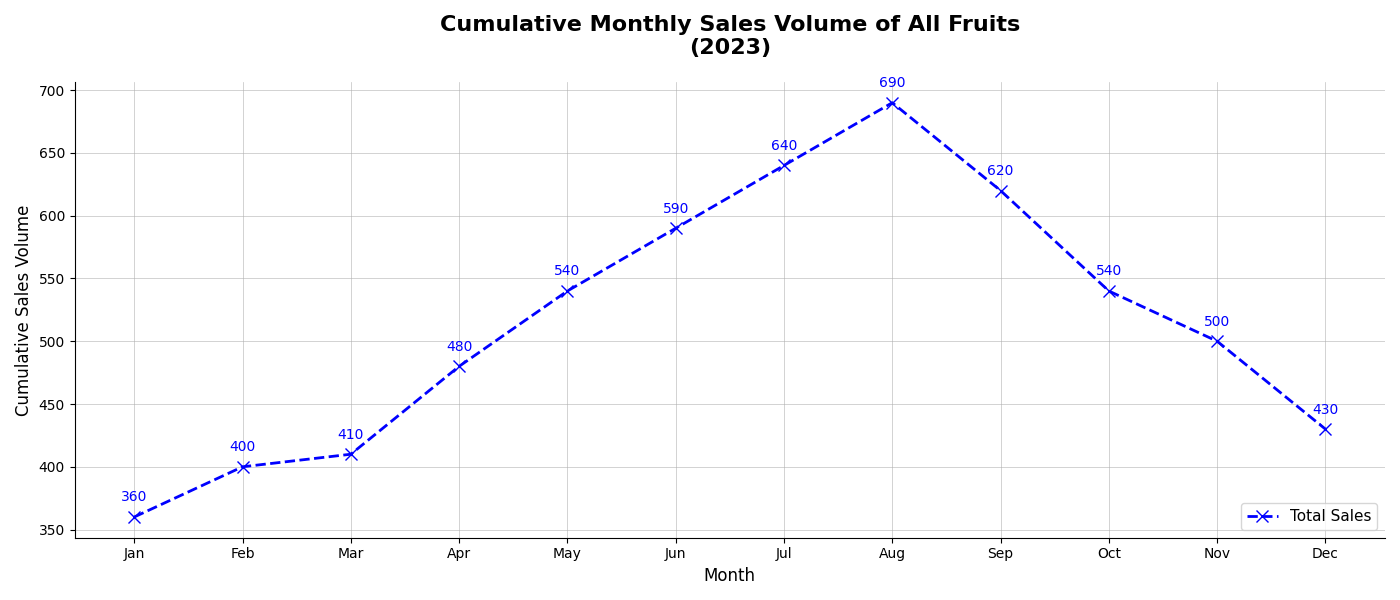

Write Python code to recreate this figure.
import matplotlib.pyplot as plt
import numpy as np

# Define the data
months = ['Jan', 'Feb', 'Mar', 'Apr', 'May', 'Jun', 'Jul', 'Aug', 'Sep', 'Oct', 'Nov', 'Dec']
apples_sales = np.array([120, 130, 110, 150, 180, 200, 220, 240, 200, 150, 140, 130])
bananas_sales = np.array([90, 100, 110, 120, 130, 140, 150, 160, 150, 140, 130, 110])
oranges_sales = np.array([80, 90, 100, 110, 120, 130, 140, 150, 140, 130, 120, 100])
berries_sales = np.array([70, 80, 90, 100, 110, 120, 130, 140, 130, 120, 110, 90])

# Create the figure and subplot
fig, ax = plt.subplots(figsize=(14, 6))

# Line chart of cumulative monthly sales with new color
ax.plot(months, apples_sales + bananas_sales + oranges_sales + berries_sales,
        label='Total Sales', color='blue', marker='x', linestyle='--',
        linewidth=2, markersize=8)

# Add labels, grid, and title
ax.set_title('Cumulative Monthly Sales Volume of All Fruits\n(2023)', fontsize=16, fontweight='bold', pad=20)
ax.set_xlabel('Month', fontsize=12)
ax.set_ylabel('Cumulative Sales Volume', fontsize=12)
ax.grid(True, linestyle='-', linewidth=0.5, alpha=0.8)
ax.legend(loc='lower right', fontsize=11)

# Add values above the cumulative sales line plot
cumulative_sales = apples_sales + bananas_sales + oranges_sales + berries_sales
for i, value in enumerate(cumulative_sales):
    ax.text(i, value + 10, f'{value}', ha='center', va='bottom', fontsize=10, color='blue')

# Remove top and right borders
ax.spines['top'].set_visible(False)
ax.spines['right'].set_visible(False)

# Automatically adjust layout to prevent overlap
plt.tight_layout()

# Show the plot
plt.show()
